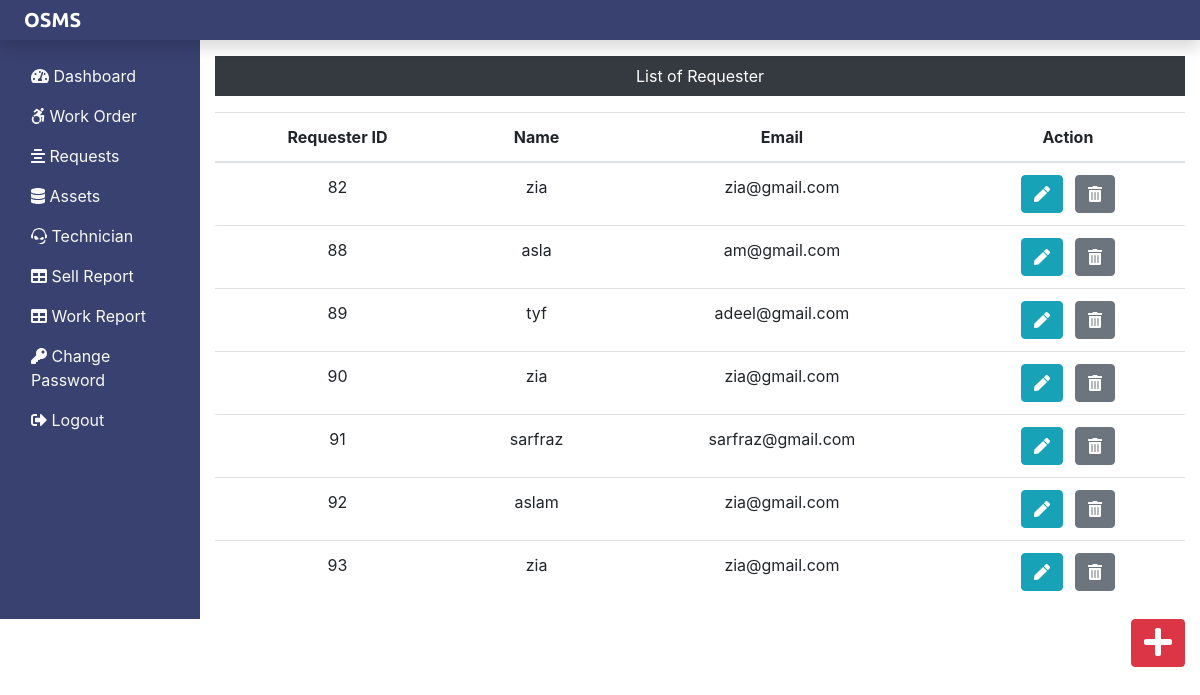
Page /Admin/requester.php (signed in) on the committed database.
### tables this page shows
CREATE TABLE `registration` (
  `id` int(11) NOT NULL,
  `name` varchar(255) NOT NULL,
  `email` varchar(255) NOT NULL,
  `password` varchar(255) NOT NULL,
  `cnic` varchar(255) NOT NULL,
  `mobile` varchar(255) NOT NULL,
  `address1` varchar(255) NOT NULL,
  `address2` varchar(255) NOT NULL,
  `city` varchar(255) NOT NULL,
  `state` varchar(255) NOT NULL,
  `zip` int(11) NOT NULL
);

### Admin/requester.php (the view, shortened to what this page needs)
<?php
include('includes/header.php');
include('../dbcon.php');
?>
    <div class="col-sm-9 col-md-10 mt-3 text-center">
        <p class="bg-dark text-white p-2">List of Requester</p>
        <?php
            $sql="select *from registration";
            $result=$conn->query($sql);
            if($result->num_rows>0){
                echo '<table class="table">';
                 echo '<thead>';
                  echo '<tr>';
                   echo '<th scope="col">Requester ID</th>';
                   echo '<th scope="col">Name</th>';
                   echo '<th scope="col">Email</th>';
                   echo '<th scope="col">Action</th>';
                  echo '</tr>';
                 echo '</thead>';
                 echo '<tbody>';
                  while($row=$result->fetch_assoc()){
                      echo '<tr>';
                       echo '<td>'.$row["id"].'</td>';
                       echo '<td>'.$row["name"].'</td>';
                       echo '<td>'.$row["email"].'</td>';
                       echo '<td>';
                        echo '<form action="editreq.php" method="POST" class="d-inline">';
                         echo '<input type="hidden" name="id" value='.$row["id"].'>
                         <button type="submit" class="btn btn-info mr-2" name="edit" value="Edit"
                         ><i class="fas fa-pen"></i></button>';
                        echo '</form>';
                        echo '<form action="" method="POST" class="d-inline">';
                        echo '<input type="hidden" name="id" value='.$row["name"].'>
                        <button type="submit" class="btn btn-secondary" name="delete" value="Delete"
                        ><i class="fas fa-trash-alt"></i></button>';
                       echo '</form>';
                       echo '</td>';
                      echo '</tr>';
                  }
                 echo '</tbody>';
                echo '</table>';
            } else{
                echo '0 Result';
            }
        ?>
    </div>
        </div>
        <div class="float-right"><a href="insertreq.php" class="btn btn-danger">
        <i class="fas fa-plus fa-2x"></i></a></div>
    </div>
</body>
</html>

### rows in the picture
registration: id "82", name "zia", email "zia@gmail.com"
registration: id "88", name "asla", email "am@gmail.com"
registration: id "89", name "tyf", email "adeel@gmail.com"
registration: id "90", name "zia", email "zia@gmail.com"
registration: id "91", name "sarfraz", email "sarfraz@gmail.com"
registration: id "92", name "aslam", email "zia@gmail.com"
registration: id "93", name "zia", email "zia@gmail.com"
